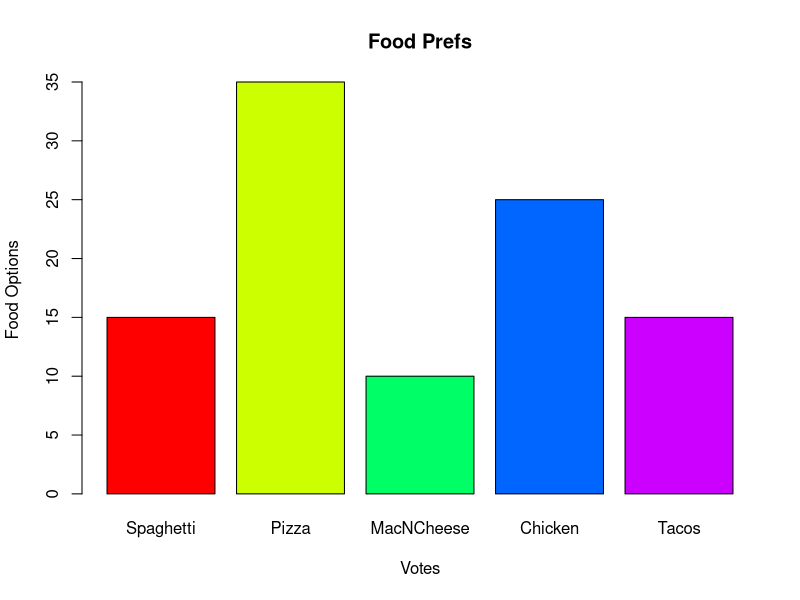

Recreate this plot in R.
library(plotrix)

foodPref <- c(15,35,10,25,15)
foodLabels <- c("Spaghetti", "Pizza", "MacNCheese",
                "Chicken", "Tacos")

png(file="child_food_pref_bar_chart.png")

barplot(foodPref, 
      names.arg=foodLabels, 
      main="Food Prefs",
      xlab="Votes",
      ylab="Food Options",
      col=rainbow(length(foodPref)))

dev.off()